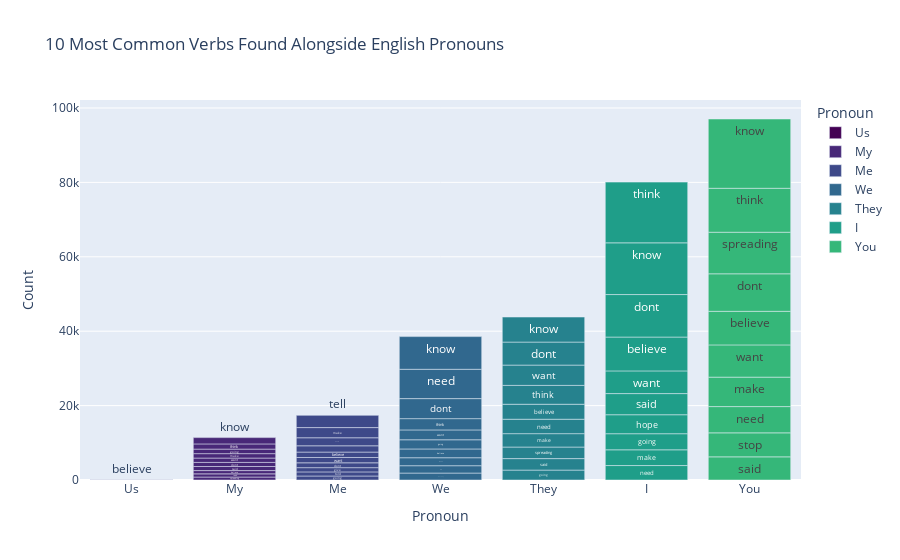

The cell this chart's notebook holds for it:
### Code cell
bar_stacked(ls_of_pros, 10, "10 Most Common Verbs Found Alongside English Pronouns")

### Figure 1 — Plotly figure (JSON) as saved in the notebook; plotly's stock layout.template omitted (floating-point values rounded to 4 significant figures)
{"data": [{"alignmentgroup": "True", "hovertemplate": "Pronoun=%{x}<br>Count=%{y}<br>Word=%{text}<extra></extra>", "legendgroup": "Us", "marker": {"color": "#440154", "pattern": {"shape": ""}}, "name": "Us", "offsetgroup": "Us", "orientation": "v", "showlegend": true, "text": ["designed", "spread", "china", "look", "medium", "lying", "trump", "know", "want", "believe"], "textposition": "auto", "type": "bar", "x": ["Us", "Us", "Us", "Us", "Us", "Us", "Us", "Us", "Us", "Us"], "xaxis": "x", "y": [3, 3, 3, 3, 4, 4, 5, 6, 6, 7], "yaxis": "y"}, {"alignmentgroup": "True", "hovertemplate": "Pronoun=%{x}<br>Count=%{y}<br>Word=%{text}<extra></extra>", "legendgroup": "My", "marker": {"color": "#482878", "pattern": {"shape": ""}}, "name": "My", "offsetgroup": "My", "orientation": "v", "showlegend": true, "text": ["spreading", "read", "believe", "said", "dont", "want", "make", "going", "think", "know"], "textposition": "auto", "type": "bar", "x": ["My", "My", "My", "My", "My", "My", "My", "My", "My", "My"], "xaxis": "x", "y": [795, 855, 880, 1096, 1105, 1170, 1187, 1218, 1394, 1692], "yaxis": "y"}, {"alignmentgroup": "True", "hovertemplate": "Pronoun=%{x}<br>Count=%{y}<br>Word=%{text}<extra></extra>", "legendgroup": "Me", "marker": {"color": "#3e4989", "pattern": {"shape": ""}}, "name": "Me", "offsetgroup": "Me", "orientation": "v", "showlegend": true, "text": ["going", "told", "give", "dont", "want", "believe", "think", "know", "make", "tell"], "textposition": "auto", "type": "bar", "x": ["Me", "Me", "Me", "Me", "Me", "Me", "Me", "Me", "Me", "Me"], "xaxis": "x", "y": [1078, 1104, 1139, 1299, 1430, 1459, 1687, 2160, 2734, 3290], "yaxis": "y"}, {"alignmentgroup": "True", "hovertemplate": "Pronoun=%{x}<br>Count=%{y}<br>Word=%{text}<extra></extra>", "legendgroup": "We", "marker": {"color": "#31688e", "pattern": {"shape": ""}}, "name": "We", "offsetgroup": "We", "orientation": "v", "showlegend": true, "text": ["spreading", "said", "make", "believe", "going", "want", "think", "dont", "need", "know"], "textposition": "auto", "type": "bar", "x": ["We", "We", "We", "We", "We", "We", "We", "We", "We", "We"], "xaxis": "x", "y": [1867, 1975, 2145, 2362, 2466, 2648, 3032, 5382, 7888, 8777], "yaxis": "y"}, {"alignmentgroup": "True", "hovertemplate": "Pronoun=%{x}<br>Count=%{y}<br>Word=%{text}<extra></extra>", "legendgroup": "They", "marker": {"color": "#26828e", "pattern": {"shape": ""}}, "name": "They", "offsetgroup": "They", "orientation": "v", "showlegend": true, "text": ["going", "said", "spreading", "make", "need", "believe", "think", "want", "dont", "know"], "textposition": "auto", "type": "bar", "x": ["They", "They", "They", "They", "They", "They", "They", "They", "They", "They"], "xaxis": "x", "y": [2666, 3088, 3106, 3599, 3876, 4030, 5067, 5457, 6188, 6727], "yaxis": "y"}, {"alignmentgroup": "True", "hovertemplate": "Pronoun=%{x}<br>Count=%{y}<br>Word=%{text}<extra></extra>", "legendgroup": "I", "marker": {"color": "#1f9e89", "pattern": {"shape": ""}}, "name": "I", "offsetgroup": "I", "orientation": "v", "showlegend": true, "text": ["need", "make", "going", "hope", "said", "want", "believe", "dont", "know", "think"], "textposition": "auto", "type": "bar", "x": ["I", "I", "I", "I", "I", "I", "I", "I", "I", "I"], "xaxis": "x", "y": [3886, 4233, 4324, 5103, 5685, 6096, 9097, 11432, 13900, 16322], "yaxis": "y"}, {"alignmentgroup": "True", "hovertemplate": "Pronoun=%{x}<br>Count=%{y}<br>Word=%{text}<extra></extra>", "legendgroup": "You", "marker": {"color": "#35b779", "pattern": {"shape": ""}}, "name": "You", "offsetgroup": "You", "orientation": "v", "showlegend": true, "text": ["said", "stop", "need", "make", "want", "believe", "dont", "spreading", "think", "know"], "textposition": "auto", "type": "bar", "x": ["You", "You", "You", "You", "You", "You", "You", "You", "You", "You"], "xaxis": "x", "y": [6223, 6451, 7063, 7914, 8667, 9026, 10085, 11177, 11814, 18623], "yaxis": "y"}], "layout": {"barmode": "relative", "hovermode": "closest", "legend": {"title": {"text": "Pronoun"}, "tracegroupgap": 0}, "title": {"text": "10 Most Common Verbs Found Alongside English Pronouns"}, "xaxis": {"anchor": "y", "categoryarray": ["Us", "My", "Me", "We", "They", "I", "You"], "categoryorder": "array", "domain": [0, 1], "title": {"text": "Pronoun"}}, "yaxis": {"anchor": "x", "domain": [0, 1], "title": {"text": "Count"}}}}
